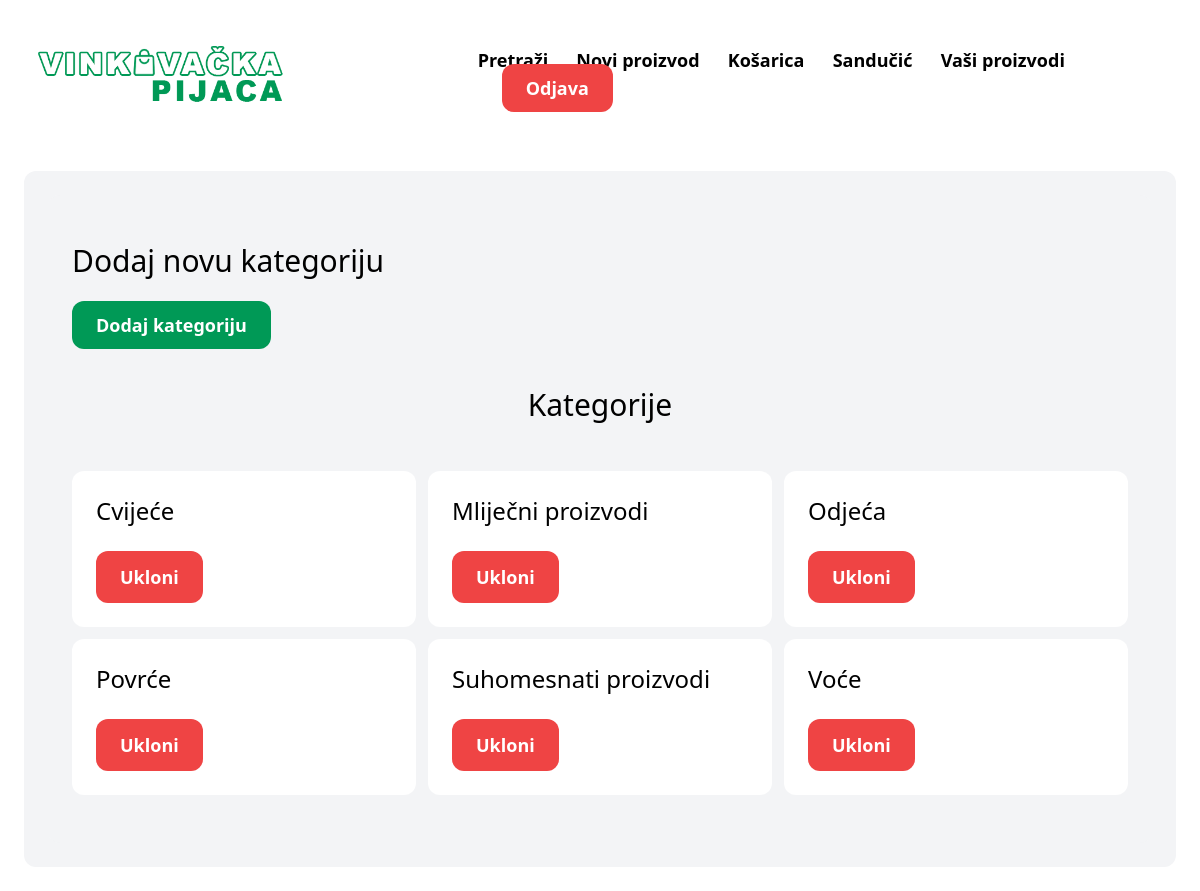
Page /categories/ (signed in) on the committed database.
### item/models.py (models this page shows, shortened)
class Category(models.Model):
    title = models.CharField(max_length=255)
    class Meta:
        ordering = ('title',)
        verbose_name_plural = 'Categories'

### item/views.py (the view)
# urls.py: path('categories/', views.categories, name='categories'),
@login_required
def categories(request):
    categories = Category.objects.all()
    return render(request, 'item/categories.html', {
        'categories': categories,
    })

### item/templates/item/categories.html (shortened to what this page needs)
{% extends 'home/base.html' %}
{% block content %}
<div class="mt-6 px-6 py-6 bg-gray-100 rounded-xl">
    <div class="px-6 py-12 bg-gray-100 rounded-xl">
        <h2 class="mb-8 text-3xl">Dodaj novu kategoriju</h2>
        <a href="{% url 'item:new_category' %}" id="inb" class="px-6 py-3 text-lg font-semibold text-white rounded-xl">Dodaj kategoriju</a>
        <h1 class="mt-12 text-3xl text-center">Kategorije</h1>
        <div class="grid grid-cols-3 gap-3 mt-12">
            {% for category in categories %}
                <div>
                    <a href="{% url 'item:items' %}?category={{ category.id }}">
                        <div class="p-6 bg-white rounded-xl">
                            <h2 class="text-2xl">{{ category.title }}</h2>
                            <a href="{% url 'item:delete_category' category.id %}" class="inline-block mt-6 px-6 py-3 text-lg font-semibold bg-red-500 text-white rounded-xl hover:bg-red-700">Ukloni</a>
                        </div>
                    </a>
                </div>
            {% endfor %}
        </div>
    </div>
</div>
{% endblock %}

### home/templates/home/base.html (style rules this page uses)
#inb { background-color: #009956; }

### rows in the picture
Category: title "Cvijeće"
Category: title "Mliječni proizvodi"
Category: title "Odjeća"
Category: title "Povrće"
Category: title "Suhomesnati proizvodi"
Category: title "Voće"
